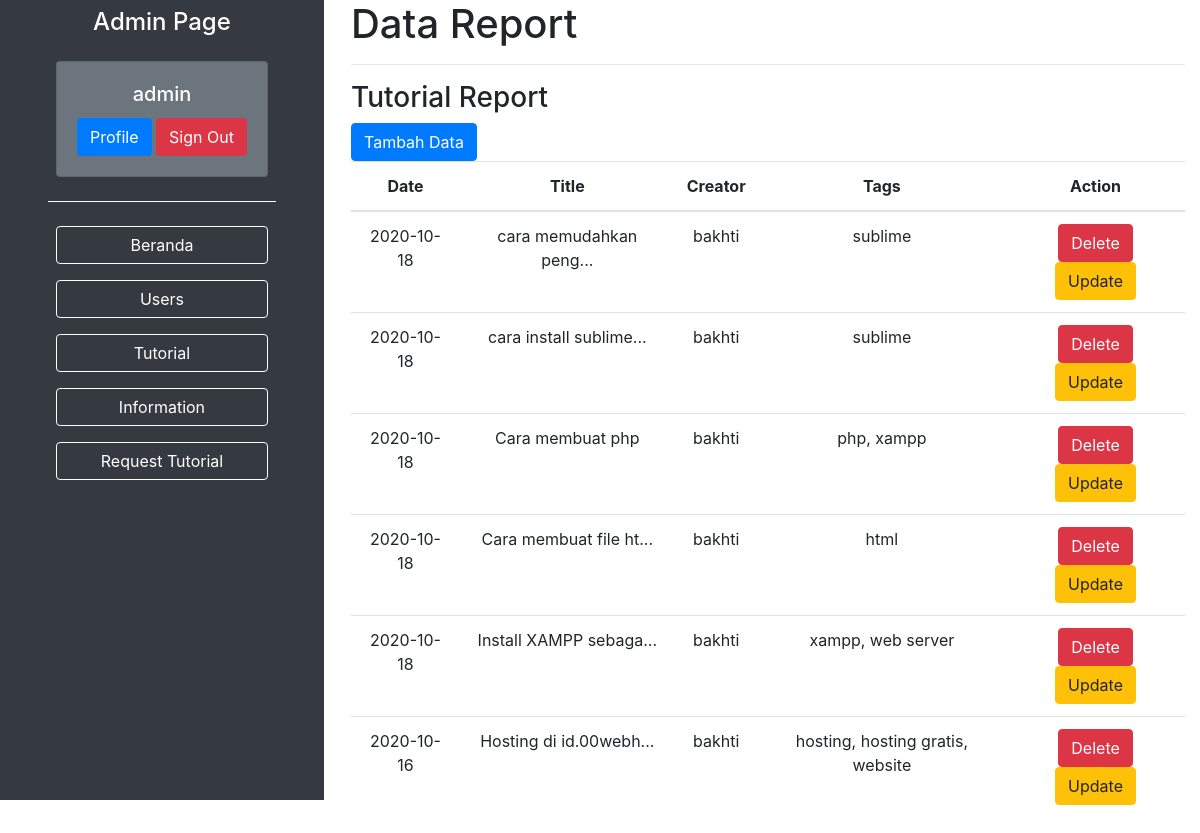
Screenshot of /admin/tutorial.php (signed in) with the database file from the repository.
### tables this page shows
CREATE TABLE `tutorial` (
  `id` int(11) NOT NULL,
  `title` varchar(50) NOT NULL,
  `content` text NOT NULL,
  `tags` varchar(150) NOT NULL,
  `date` datetime NOT NULL DEFAULT CURRENT_TIMESTAMP,
  `creator` int(10) NOT NULL
);

CREATE TABLE `user` (
  `id` int(10) NOT NULL,
  `username` varchar(50) NOT NULL,
  `password` varchar(150) NOT NULL,
  `fullname` text NOT NULL,
  `gender` varchar(1) NOT NULL,
  `address` text,
  `date` datetime NOT NULL DEFAULT CURRENT_TIMESTAMP
);

### config/fungsi.php (called while the page is built, shortened)
<?php
include 'koneksi.php';
function query ($query)
{
	global $conn;
	$sql = mysqli_query($conn,$query);
	if ($sql) {
		return $sql;
	}else{
		mysqli_error($conn);
	}
}
function read ($table, $field, $args="")
{
	$sql = "SELECT $field FROM $table ".$args;
	return query($sql);
}
 ?>

### admin/tutorial.php (the view, shortened to what this page needs)
<?php
include 'template.php';
 ?>
		<div class="row">
		    <div class="col">
		      <h1>Data Report</h1>
		      <hr>
		      <h3>Tutorial Report</h3>
		      <a href="addtutor.php" class="btn btn-primary">Tambah Data</a>
		      <table class="table border-1 text-center">
		      	<thead>
		      		<th>Date</th>
		      		<th>Title</th>
		      		<th>Creator</th>
		      		<th>Tags</th>
		      		<th>Action</th>
		      	</thead>
		      	<?php
		      		$query = read("tutorial","*","ORDER BY date DESC");
		      		while ($data = mysqli_fetch_assoc($query)) {
		      	?>
		      	<tr>
		      		<td><?=substr($data['date'], 0,10);?></td>
		      		<td><?=strlen($data['title'])<20?substr($data['title'], 0, 20):substr($data['title'], 0, 20)."..."; ?></td>
	      		    <?php
	      		    	$whois=read("user","username","WHERE id=".$data['creator']);
	      		    	$who=mysqli_fetch_assoc($whois);
	      		    ?>
	      			<td><?=$who['username']?:"admin" ?></td>
		      		<td><?=$data['tags']; ?></td>
		      		<td>
		      			<a class="btn btn-danger" href="?delete=<?=$data['id'];?>">Delete</a>
		      			<a class="btn btn-warning" href="?update=<?=$data['id'];?>">Update</a>
		      		</td>
		      	</tr>
		      	<?php
		      		}
		      	 ?>
		      </table>
		    </div>
		</div>

### rows the page displays
tutorial: date "2020-10-18", title "cara memudahkan peng", user.username "bakhti", tags "sublime"
tutorial: date "2020-10-18", title "cara install sublime", user.username "bakhti", tags "sublime"
tutorial: date "2020-10-18", title "Cara membuat php", user.username "bakhti", tags "php, xampp"
tutorial: date "2020-10-18", title "Cara membuat file ht", user.username "bakhti", tags "html"
tutorial: date "2020-10-18", title "Install XAMPP sebaga", user.username "bakhti", tags "xampp, web server"
tutorial: date "2020-10-16", title "Hosting di id.00webh", user.username "bakhti", tags "hosting, hosting gratis, website"

### other values shown
$_SESSION['admin'] "admin"
